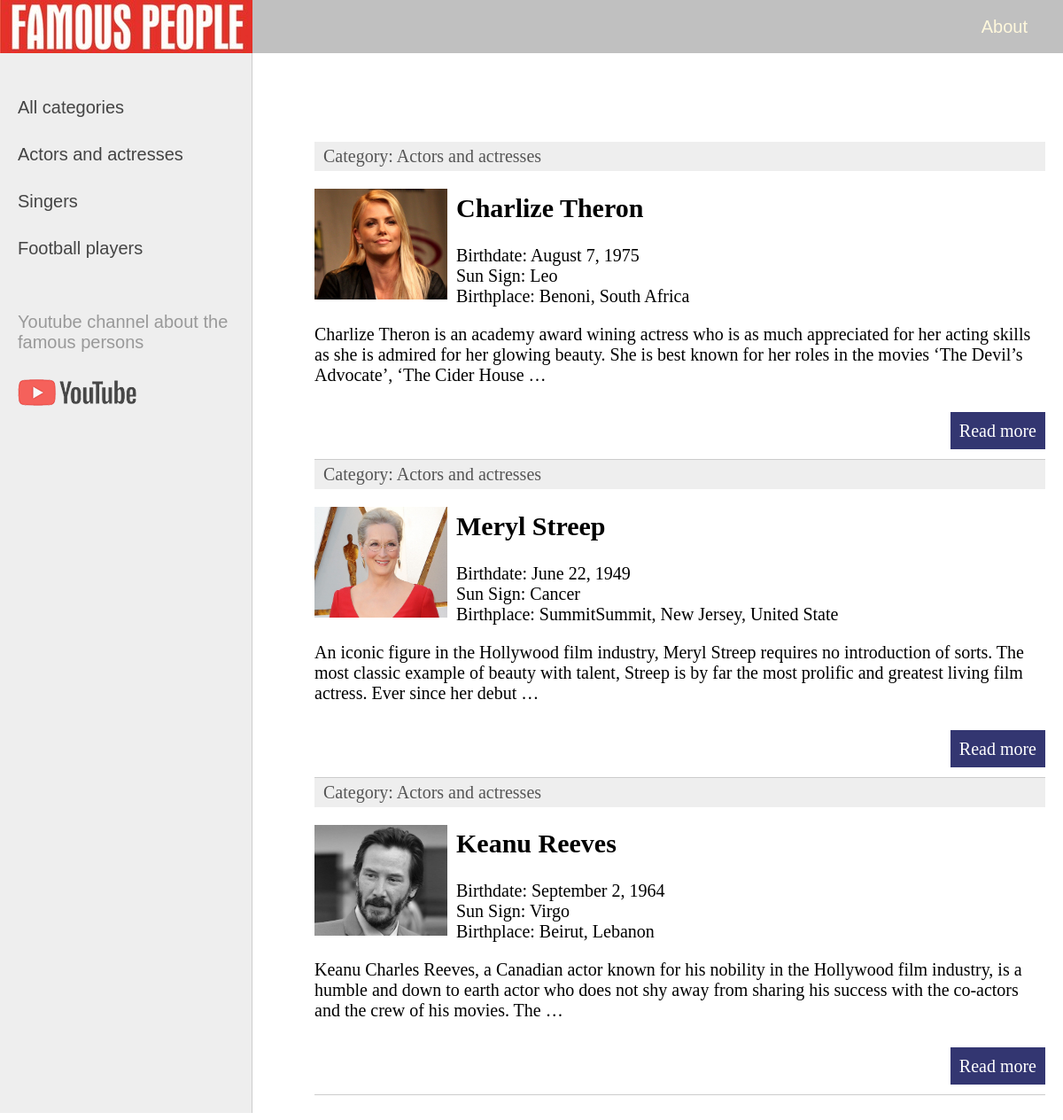
The app's page /category/actors-and-actresses/ with its own data.
### famous/models.py (models this page shows, shortened)
class Category(models.Model):
    name =  models.CharField(max_length=100, db_index=True)
    slug = models.SlugField(max_length=255, unique=True, db_index=True, verbose_name='URL')
    def __str__(self):
        return self.name
    def get_absolute_url(self):
        return reverse('category', kwargs={'cat_slug':self.slug})
    class Meta:
        verbose_name = "Category"
        verbose_name_plural = "Categories"
        ordering = ['id']

class Famous(models.Model):
    title = models.CharField(max_length=255)
    slug = models.SlugField(max_length=255, unique=True, db_index=True, verbose_name='URL')
    content = models.TextField(blank=True)
    photo = models.ImageField(null=True, upload_to='photos/')
    time_create = models.DateTimeField(auto_now_add=True)
    time_update = models.DateTimeField(auto_now=True)
    cat = models.ForeignKey('Category', on_delete=models.PROTECT)
    def get_absolute_url(self):
        return reverse('post', kwargs={'post_slug':self.slug})
    class Meta:
        verbose_name = "Famous people"
        verbose_name_plural = "Famous people"
        ordering = ['-cat']

### famous/views.py (the view)
# urls.py: path('category/<slug:cat_slug>/', FamousCat.as_view(), name='category'),
class FamousCat(ListView):
    model = Famous
    template_name = 'famous/index.html'
    context_object_name = 'posts'
    def get_queryset(self):
        return Famous.objects.filter(cat__slug=self.kwargs['cat_slug'])

### famous/templatetags/famous_tags.py (called while the page is built)
@register.inclusion_tag('famous/list_categories.html')
def show_categories(cat_selected=0):
    cats = Category.objects.all()
    return {'cats': cats, 'cat_selected': cat_selected}

### famous/templates/famous/index.html (shortened to what this page needs)
{% extends 'famous/base.html' %}
{% block content %}
<ul class="list-articles">
	{% for p in posts %}
			<li><div class = "article-panel">
				<p class="first">Category: {{p.cat}}</p>
			</div>
{% if p.photo %}
	<p><img class="img-article-left thumb" src="{{p.photo.url}}"></p>
{% endif %}
				<h2>{{p.title}}</h2>
	{% autoescape on %}
	{{p.content|linebreaks|truncatewords:50}}
	{% endautoescape %}
			<p class="link-read-post"><a href="{{ p.get_absolute_url }}">Read more</a></p>
			</li>
	{% endfor %}
</ul>
{% endblock %}

### famous/templates/famous/base.html (shortened to what this page needs)
{% load static %}
{% load famous_tags %}
<!DOCTYPE html>
<html>
<head>
	<link type="text/css" href="{% static 'famous/css/styles.css' %}" rel="stylesheet"/>
</head>
<body>
<table class="table-page" border=0 cellpadding="0" cellspacing="0">
<tr><td valign=top>
{% block mainmenu %}
		<div class="header">
			<ul id="mainmenu" class="mainmenu">
			<li class="logo"><a href="{% url 'home' %}"><div class="logo"></div></a></li>
			<li><a href="{% url 'about' %}">About</a></li>
			</ul>
		</div>
{% endblock mainmenu %}
<table class="table-content" border=0 cellpadding="0" cellspacing="0">
<tr>
	<td valign="top" class="left-chapters">
	<ul id="leftchapters">
{% if cat_selected == 0 %}
		<li class="selected">All categories</li>
{% else %}
		<li><a href="{% url 'home' %}">All categories</a></li>
{% endif %}
{% show_categories cat_selected=cat_selected %}
		<li class="share">
		<p>Youtube channel about the famous persons</p>
		<a class="share-yt" href="https://www.youtube.com/channel/UCCrXAdjvN23Rwr2XrHRrWbw" target="_blank" rel="nofollow"></a>
		</li>
	</ul>
</td>
<td valign="top" class="content">
	<div class="content-text">
{% block content %}
{% endblock %}
	</div>
</td></tr></table>
</td></tr>
</table>
</body>
</html>

### famous/templates/famous/list_categories.html
{% for c in cats %}
	{% if c.pk == cat_selected %}
		 <li class ='selected'>{{c.name}}</li>
	{% else %}
		<li><a href="{{ c.get_absolute_url }}">{{ c.name }}</a></li>
	{% endif %}
{% endfor %}

### famous/static/famous/css/styles.css (style rules this page uses)
html, body { font-family: 'Arial'; margin: 0; padding: 0; height: 100%; width: 100%; color: #444; }
a { color: #0059b2; text-decoration: none; }
img { max-width: 600px; height: auto; }
img.img-article-left { max-width: 300px; height: auto; float: left; padding: 0 10px 10px 0; }
img.img-article-left.thumb { max-width: 150px; height: auto; }
p.link-read-post { text-align: right; }
p.link-read-post a { padding: 10px; min-width: 100px; background: #333671; color: #fff; text-decoration: none; }
div.article-panel { background: #eee; padding: 5px 10px 5px 10px; box-sizing: border-box; overflow: hidden; color: #555; }
div.article-panel p.first { margin: 0; float: left; }
ul.list-articles { list-style: none; margin: 0; padding: 0; }
ul.list-articles li { border-bottom: 1px solid #ccc; }
.table-page { width: 100%; height: 100%; vertical-align: top; }
.table-page tr { height: 100%; }
.header { background:#C0C0C0; height: 60px; }
.logo { background: url('../images/logo.jpg'); max-width: 100%; width: 285px; height: 60px; }
ul.mainmenu { list-style: none; margin: 0; padding: 0; height: 60px; color: #fdc073; font-size: 20px; overflow: hidden; }
ul.mainmenu li { float: left; margin: 18px 40px 0 65px; }
ul.mainmenu li.logo { margin: 0;float: left; }
ul.mainmenu li { float: right; }
ul.mainmenu li a { color: #fff8dc; text-decoration: none; vertical-align: middle }
.table-content { width: 100%; min-height: 100%; height: 100%; }
.left-chapters { margin: 0; background: #eee; border-right: 1px solid #ccc; min-height: 100%; }
.left-chapters ul { width: 254px; min-height: 100%; margin: 0; padding: 20px 10px 10px 20px; list-style: none; font-size: 20px; }
.left-chapters ul li { margin: 30px 0 0 0; color: #999; }
.left-chapters ul li a { color: #444; text-decoration: none; }
.left-chapters ul li.share { margin: 60px 0 0 0; }
.left-chapters ul li.share p { margin: 30px 0 30px 0; }
.left-chapters ul li.share a { display: inline-block; width: 40px; height: 40px; margin: 0 20px 0 0; }
.left-chapters ul li.share a.share-yt { width: 100%; height: 30px; background: url('../images/share_yt.png') no-repeat 0 0 }
.content { padding: 40px 20px 20px 40px; width: 100%; box-sizing: border-box; }
.content-text { margin: 60px 0 0 30px; color: #000; font-size: 20px; font-family: Yandex Sans Display Light; }

### records on screen
Category: name "Actors and actresses"
Category: name "Singers"
Category: name "Football players"
Famous: cat "Actors and actresses", photo (picture), title "Charlize Theron", content "Birthdate: August 7, 1975 Sun Sign: Leo Birthplace: Benoni, South Africa Charlize Theron is an academy award wining actress who is as much appreciated for her acting skills as she is admired for her glowing beauty. She is best known for her roles in the movies ‘The Devil’s Advocate’, ‘The Cider House …"
Famous: cat "Actors and actresses", photo (picture), title "Meryl Streep", content "Birthdate: June 22, 1949 Sun Sign: Cancer Birthplace: SummitSummit, New Jersey, United State An iconic figure in the Hollywood film industry, Meryl Streep requires no introduction of sorts. The most classic example of beauty with talent, Streep is by far the most prolific and greatest living film actress. Ever since her debut …"
Famous: cat "Actors and actresses", photo (picture), title "Keanu Reeves", content "Birthdate: September 2, 1964 Sun Sign: Virgo Birthplace: Beirut, Lebanon Keanu Charles Reeves, a Canadian actor known for his nobility in the Hollywood film industry, is a humble and down to earth actor who does not shy away from sharing his success with the co-actors and the crew of his movies. The …"
